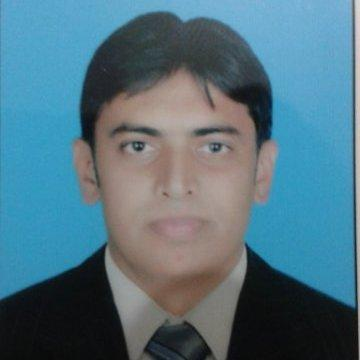
#> input picture removeImageBackground/sani hyne.jpg, 360 x 360 px
$ python index_using_opencv.py
#> lines starting #> are read from the running program, lines starting #| are printed output that depends on the picture
import cv2
import numpy as np


# load image
img = cv2.imread('sani hyne.jpg')
#> img is the input picture: shape (360, 360, 3); mean B, G, R 128.6, 114.6, 81.8

# convert to graky
gray = cv2.cvtColor(img, cv2.COLOR_BGR2GRAY)
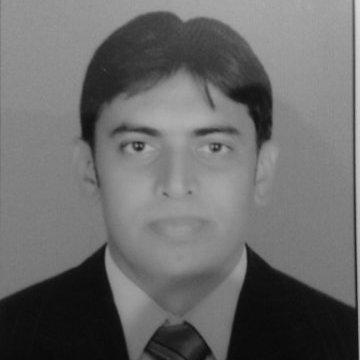
#> gray: shape (360, 360); min 6, max 218, mean 106.4

# threshold input image as mask
mask = cv2.threshold(gray, 250, 255, cv2.THRESH_BINARY)[1]
#> mask: shape (360, 360); every value is 0

# negate mask
mask = 255 - mask
#> mask: shape (360, 360); every value is 255

# apply morphology to remove isolated extraneous noise
# use borderconstant of black since foreground touches the edges
kernel = np.ones((3,3), np.uint8)
mask = cv2.morphologyEx(mask, cv2.MORPH_OPEN, kernel)
mask = cv2.morphologyEx(mask, cv2.MORPH_CLOSE, kernel)

# anti-alias the mask -- blur then stretch
# blur alpha channel
mask = cv2.GaussianBlur(mask, (0,0), sigmaX=2, sigmaY=2, borderType = cv2.BORDER_DEFAULT)

# linear stretch so that 127.5 goes to 0, but 255 stays 255
mask = (2*(mask.astype(np.float32))-255.0).clip(0,255).astype(np.uint8)

# put mask into alpha channel
result = img.copy()
result = cv2.cvtColor(result, cv2.COLOR_BGR2BGRA)
result[:, :, 3] = mask

# save resulting masked image
cv2.imwrite('removed_bckgrnd.png', result)

# display result, though it won't show transparency
cv2.imshow("INPUT", img)
cv2.imshow("GRAY", gray)
cv2.imshow("MASK", mask)
cv2.imshow("RESULT", result)
cv2.waitKey(0)
cv2.destroyAllWindows()
